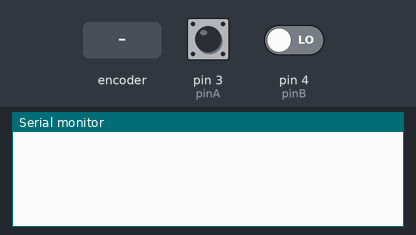
Recording of a sketch running on a simulated Arduino Uno, built with avr-gcc and run on an emulated ATmega328P. Shown: the last lines printed to the serial monitor. Inputs (shaded band) come from the test bench; at power-on: pin 3 (pinA) HIGH, pin 4 (pinB) LOW.

Above: at 1.2 s.
1.3 s: rotary encoder on pin 3 (pinA) / pin 4 (pinB) turned 1 step (first pin leading)
At 2.6 s:
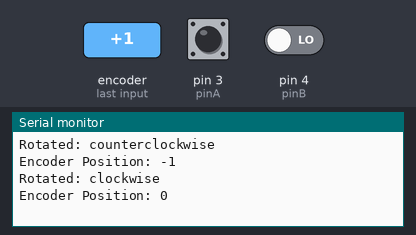
3.0 s: rotary encoder on pin 3 (pinA) / pin 4 (pinB) turned 1 step (first pin leading)
At 3.9 s:
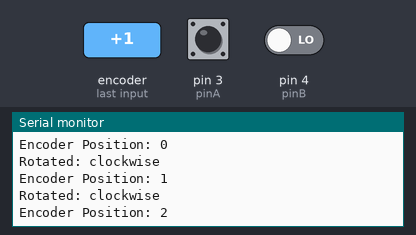
Timing chart, 0 to 6.0 s (numbered marks = the images above; inputs shaded):
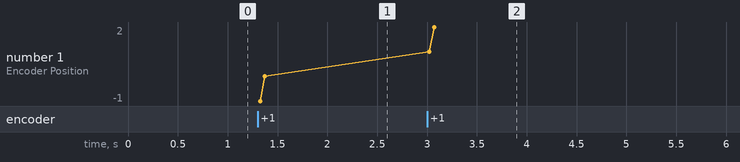

Measured:
- after the input at 1.3 s, the serial monitor: prints a new line at once (image 1)
- after the input at 3.0 s, the serial monitor: prints a new line at once (image 2)
- plotted number 1: 0 → 2 after the input at 3.0 s

The sketch:

Encoder_KY040.ino
```cpp
 int pinA = 3;  // Connected to CLK on KY-040
 int pinB = 4;  // Connected to DT on KY-040
 int encoderPosCount = 0;
 int pinALast;
 int aVal;
 boolean bCW;

 void setup() {
   pinMode (pinA,INPUT);
   pinMode (pinB,INPUT);
   /* Read Pin A
   Whatever state it's in will reflect the last position
   */
   pinALast = digitalRead(pinA);
   Serial.begin (9600);
 }

 void loop() {
   aVal = digitalRead(pinA);
   if (aVal != pinALast){ // Means the knob is rotating
     // if the knob is rotating, we need to determine direction
     // We do that by reading pin B.
     if (digitalRead(pinB) != aVal) {  // Means pin A Changed first - We're Rotating Clockwise
       encoderPosCount ++;
       bCW = true;
     } else {// Otherwise B changed first and we're moving CCW
       bCW = false;
       encoderPosCount--;
     }
     Serial.print ("Rotated: ");
     if (bCW){
       Serial.println ("clockwise");
     }else{
       Serial.println("counterclockwise");
     }
     Serial.print("Encoder Position: ");
     Serial.println(encoderPosCount);

   }
   pinALast = aVal;
 }
```
